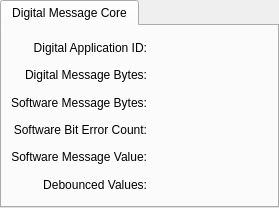
              <widget class="PyDMTabWidget" name="PyDMTabWidget_5">
               <property name="toolTip">
                <string/>
               </property>
               <property name="whatsThis">
                <string/>
               </property>
               <property name="alarmChannels">
                <stringlist>
                 <string></string>
                </stringlist>
               </property>
               <widget class="QWidget" name="tab_8">
                <attribute name="title">
                 <string>Digital Message Core</string>
                </attribute>
                <layout class="QGridLayout" name="gridLayout_19">
                 <property name="leftMargin">
                  <number>9</number>
                 </property>
                 <property name="topMargin">
                  <number>9</number>
                 </property>
                 <property name="bottomMargin">
                  <number>9</number>
                 </property>
                 <item row="0" column="1">
                  <spacer name="horizontalSpacer_4">
                   <property name="orientation">
                    <enum>Qt::Horizontal</enum>
                   </property>
                   <property name="sizeHint" stdset="0">
                    <size>
                     <width>40</width>
                     <height>20</height>
                    </size>
                   </property>
                  </spacer>
                 </item>
                 <item row="0" column="0">
                  <layout class="QGridLayout" name="gridLayout_18">
                   <property name="verticalSpacing">
                    <number>2</number>
                   </property>
                   <item row="0" column="1">
                    <widget class="PyDMLabel" name="PyDMLabel">
                     <property name="minimumSize">
                      <size>
                       <width>75</width>
                       <height>25</height>
                      </size>
                     </property>
                     <property name="maximumSize">
                      <size>
                       <width>100</width>
                       <height>16777215</height>
                      </size>
                     </property>
                     <property name="toolTip">
                      <string/>
                     </property>
                     <property name="alignment">
                      <set>Qt::AlignCenter</set>
                     </property>
                     <property name="margin">
                      <number>0</number>
                     </property>
                     <property name="alarmSensitiveContent" stdset="0">
                      <bool>true</bool>
                     </property>
                     <property name="channel" stdset="0">
                      <string>ca://${P}:DIG_APPID_RBV</string>
                     </property>
                    </widget>
                   </item>
                   <item row="1" column="1">
                    <widget class="PyDMLabel" name="PyDMLabel_46">
                     <property name="minimumSize">
                      <size>
                       <width>75</width>
                       <height>25</height>
                      </size>
                     </property>
                     <property name="maximumSize">
                      <size>
                       <width>100</width>
                       <height>16777215</height>
                      </size>
                     </property>
                     <property name="toolTip">
                      <string/>
                     </property>
                     <property name="alignment">
                      <set>Qt::AlignCenter</set>
                     </property>
                     <property name="alarmSensitiveContent" stdset="0">
                      <bool>true</bool>
                     </property>
                     <property name="channel" stdset="0">
                      <string>ca://${P}:DIG_BYTECNT</string>
                     </property>
                    </widget>
                   </item>
                   <item row="1" column="0">
                    <widget class="QLabel" name="label_27">
                     <property name="minimumSize">
                      <size>
                       <width>0</width>
                       <height>25</height>
                      </size>
                     </property>
                     <property name="text">
                      <string>Digital Message Bytes:</string>
                     </property>
                     <property name="alignment">
                      <set>Qt::AlignRight|Qt::AlignTrailing|Qt::AlignVCenter</set>
                     </property>
                    </widget>
                   </item>
                   <item row="2" column="0">
                    <widget class="QLabel" name="label_28">
                     <property name="minimumSize">
                      <size>
                       <width>0</width>
                       <height>25</height>
                      </size>
                     </property>
                     <property name="text">
                      <string>Software Message Bytes:</string>
                     </property>
                     <property name="alignment">
                      <set>Qt::AlignRight|Qt::AlignTrailing|Qt::AlignVCenter</set>
                     </property>
                    </widget>
                   </item>
                   <item row="3" column="0">
                    <widget class="QLabel" name="label_29">
                     <property name="minimumSize">
                      <size>
                       <width>0</width>
                       <height>25</height>
                      </size>
                     </property>
                     <property name="text">
                      <string>Software Bit Error Count:</string>
                     </property>
                     <property name="alignment">
                      <set>Qt::AlignRight|Qt::AlignTrailing|Qt::AlignVCenter</set>
                     </property>
                    </widget>
                   </item>
                   <item row="5" column="0">
                    <widget class="QLabel" name="label_31">
                     <property name="minimumSize">
                      <size>
                       <width>0</width>
                       <height>25</height>
                      </size>
                     </property>
                     <property name="text">
                      <string>Debounced Values:</string>
                     </property>
                     <property name="alignment">
                      <set>Qt::AlignRight|Qt::AlignTrailing|Qt::AlignVCenter</set>
                     </property>
                    </widget>
                   </item>
                   <item row="3" column="1">
                    <widget class="PyDMLabel" name="PyDMLabel_48">
                     <property name="minimumSize">
                      <size>
                       <width>75</width>
                       <height>25</height>
                      </size>
                     </property>
                     <property name="maximumSize">
                      <size>
                       <width>100</width>
                       <height>16777215</height>
                      </size>
                     </property>
                     <property name="toolTip">
                      <string/>
                     </property>
                     <property name="alignment">
                      <set>Qt::AlignCenter</set>
                     </property>
                     <property name="rules" stdset="0">
                      <string>[{&quot;name&quot;: &quot;New Rule&quot;, &quot;property&quot;: &quot;Text&quot;, &quot;initial_value&quot;: &quot;&quot;, &quot;expression&quot;: &quot;'0x{:X}'.format(ch[0] if ch[0]&gt;=0 else ch[0]+2**32)&quot;, &quot;channels&quot;: [{&quot;channel&quot;: &quot;ca://${P}:DIG_SWBITERR_RBV&quot;, &quot;trigger&quot;: true, &quot;use_enum&quot;: true}]}]</string>
                     </property>
                     <property name="precision" stdset="0">
                      <number>0</number>
                     </property>
                     <property name="showUnits" stdset="0">
                      <bool>false</bool>
                     </property>
                     <property name="precisionFromPV" stdset="0">
                      <bool>true</bool>
                     </property>
                     <property name="alarmSensitiveContent" stdset="0">
                      <bool>true</bool>
                     </property>
                     <property name="alarmSensitiveBorder" stdset="0">
                      <bool>true</bool>
                     </property>
                     <property name="PyDMToolTip" stdset="0">
                      <string/>
                     </property>
                     <property name="channel" stdset="0">
                      <string/>
                     </property>
                     <property name="displayFormat" stdset="0">
                      <enum>PyDMLabel::String</enum>
                     </property>
                    </widget>
                   </item>
                   <item row="5" column="1">
                    <widget class="PyDMLabel" name="PyDMLabel_50">
                     <property name="minimumSize">
                      <size>
                       <width>75</width>
                       <height>25</height>
                      </size>
                     </property>
                     <property name="maximumSize">
                      <size>
                       <width>100</width>
                       <height>16777215</height>
                      </size>
                     </property>
                     <property name="toolTip">
                      <string/>
                     </property>
                     <property name="alignment">
                      <set>Qt::AlignCenter</set>
                     </property>
                     <property name="rules" stdset="0">
                      <string>[{&quot;name&quot;: &quot;New Rule&quot;, &quot;property&quot;: &quot;Text&quot;, &quot;initial_value&quot;: &quot;&quot;, &quot;expression&quot;: &quot;'0x{:X}'.format(ch[0] if ch[0]&gt;=0 else ch[0]+2**32)&quot;, &quot;channels&quot;: [{&quot;channel&quot;: &quot;ca://${P}:DIG_DBIN&quot;, &quot;trigger&quot;: true, &quot;use_enum&quot;: true}]}]</string>
                     </property>
                     <property name="precision" stdset="0">
                      <number>0</number>
                     </property>
                     <property name="showUnits" stdset="0">
                      <bool>false</bool>
                     </property>
                     <property name="precisionFromPV" stdset="0">
                      <bool>true</bool>
                     </property>
                     <property name="alarmSensitiveContent" stdset="0">
                      <bool>true</bool>
                     </property>
                     <property name="alarmSensitiveBorder" stdset="0">
                      <bool>true</bool>
                     </property>
                     <property name="PyDMToolTip" stdset="0">
                      <string/>
                     </property>
                     <property name="channel" stdset="0">
                      <string/>
                     </property>
                     <property name="displayFormat" stdset="0">
                      <enum>PyDMLabel::String</enum>
                     </property>
                    </widget>
                   </item>
                   <item row="4" column="1">
                    <widget class="PyDMLabel" name="PyDMLabel_49">
                     <property name="minimumSize">
                      <size>
                       <width>75</width>
                       <height>25</height>
                      </size>
                     </property>
                     <property name="maximumSize">
                      <size>
                       <width>100</width>
                       <height>16777215</height>
                      </size>
                     </property>
                     <property name="toolTip">
                      <string/>
                     </property>
                     <property name="alignment">
                      <set>Qt::AlignCenter</set>
                     </property>
                     <property name="rules" stdset="0">
                      <string>[{&quot;name&quot;: &quot;New Rule&quot;, &quot;property&quot;: &quot;Text&quot;, &quot;initial_value&quot;: &quot;&quot;, &quot;expression&quot;: &quot;'0x{:X}'.format(ch[0] if ch[0]&gt;=0 else ch[0]+2**32)&quot;, &quot;channels&quot;: [{&quot;channel&quot;: &quot;ca://${P}:DIG_SWBIT_RBV&quot;, &quot;trigger&quot;: true, &quot;use_enum&quot;: true}]}]</string>
                     </property>
                     <property name="precision" stdset="0">
                      <number>0</number>
                     </property>
                     <property name="showUnits" stdset="0">
                      <bool>false</bool>
                     </property>
                     <property name="precisionFromPV" stdset="0">
                      <bool>true</bool>
                     </property>
                     <property name="alarmSensitiveContent" stdset="0">
                      <bool>true</bool>
                     </property>
                     <property name="alarmSensitiveBorder" stdset="0">
                      <bool>true</bool>
                     </property>
                     <property name="PyDMToolTip" stdset="0">
                      <string/>
                     </property>
                     <property name="channel" stdset="0">
                      <string/>
                     </property>
                     <property name="displayFormat" stdset="0">
                      <enum>PyDMLabel::String</enum>
                     </property>
                    </widget>
                   </item>
                   <item row="0" column="0">
                    <widget class="QLabel" name="label_26">
                     <property name="minimumSize">
                      <size>
                       <width>0</width>
                       <height>25</height>
                      </size>
                     </property>
                     <property name="text">
                      <string>Digital Application ID:</string>
                     </property>
                     <property name="alignment">
                      <set>Qt::AlignRight|Qt::AlignTrailing|Qt::AlignVCenter</set>
                     </property>
                    </widget>
                   </item>
                   <item row="4" column="0">
                    <widget class="QLabel" name="label_30">
                     <property name="minimumSize">
                      <size>
                       <width>0</width>
                       <height>25</height>
                      </size>
                     </property>
                     <property name="text">
                      <string>Software Message Value:</string>
                     </property>
                     <property name="alignment">
                      <set>Qt::AlignRight|Qt::AlignTrailing|Qt::AlignVCenter</set>
                     </property>
                    </widget>
                   </item>
                   <item row="2" column="1">
                    <widget class="PyDMLabel" name="PyDMLabel_47">
                     <property name="minimumSize">
                      <size>
                       <width>75</width>
                       <height>25</height>
                      </size>
                     </property>
                     <property name="maximumSize">
                      <size>
                       <width>100</width>
                       <height>16777215</height>
                      </size>
                     </property>
                     <property name="toolTip">
                      <string/>
                     </property>
                     <property name="alignment">
                      <set>Qt::AlignCenter</set>
                     </property>
                     <property name="alarmSensitiveContent" stdset="0">
                      <bool>true</bool>
                     </property>
                     <property name="channel" stdset="0">
                      <string>ca://${P}:DIG_SWBYTECNT</string>
                     </property>
                    </widget>
                   </item>
                  </layout>
                 </item>
                </layout>
               </widget>
              </widget>
